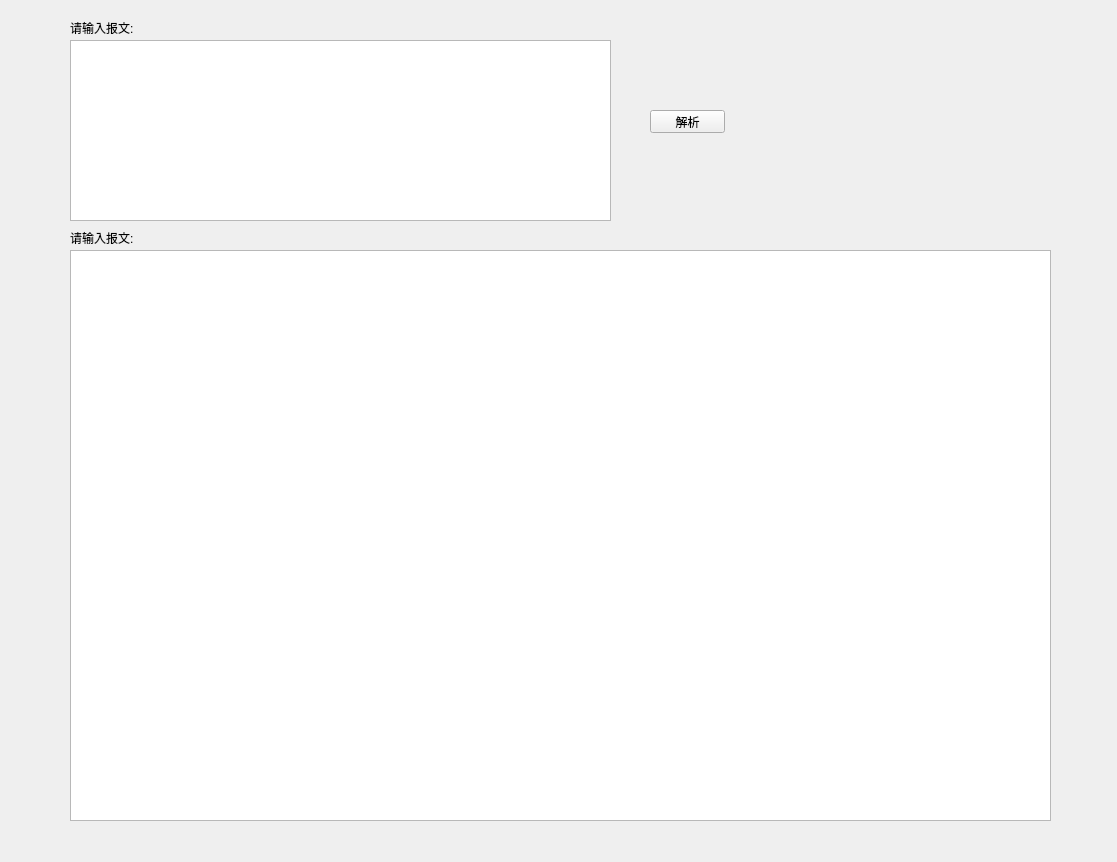
<?xml version="1.0" encoding="UTF-8"?>
<ui version="4.0">
 <class>Form</class>
 <widget class="QWidget" name="Form">
  <property name="geometry">
   <rect>
    <x>0</x>
    <y>0</y>
    <width>1117</width>
    <height>862</height>
   </rect>
  </property>
  <property name="windowTitle">
   <string>Form</string>
  </property>
  <widget class="QTextEdit" name="textEdit">
   <property name="geometry">
    <rect>
     <x>70</x>
     <y>40</y>
     <width>541</width>
     <height>181</height>
    </rect>
   </property>
  </widget>
  <widget class="QLabel" name="label">
   <property name="geometry">
    <rect>
     <x>70</x>
     <y>20</y>
     <width>91</width>
     <height>16</height>
    </rect>
   </property>
   <property name="text">
    <string>请输入报文:</string>
   </property>
  </widget>
  <widget class="QTextBrowser" name="textBrowser">
   <property name="geometry">
    <rect>
     <x>70</x>
     <y>250</y>
     <width>981</width>
     <height>571</height>
    </rect>
   </property>
  </widget>
  <widget class="QPushButton" name="pushButton">
   <property name="geometry">
    <rect>
     <x>650</x>
     <y>110</y>
     <width>75</width>
     <height>23</height>
    </rect>
   </property>
   <property name="text">
    <string>解析</string>
   </property>
  </widget>
  <widget class="QLabel" name="label_2">
   <property name="geometry">
    <rect>
     <x>70</x>
     <y>230</y>
     <width>91</width>
     <height>16</height>
    </rect>
   </property>
   <property name="text">
    <string>请输入报文:</string>
   </property>
  </widget>
 </widget>
 <resources/>
 <connections/>
</ui>
